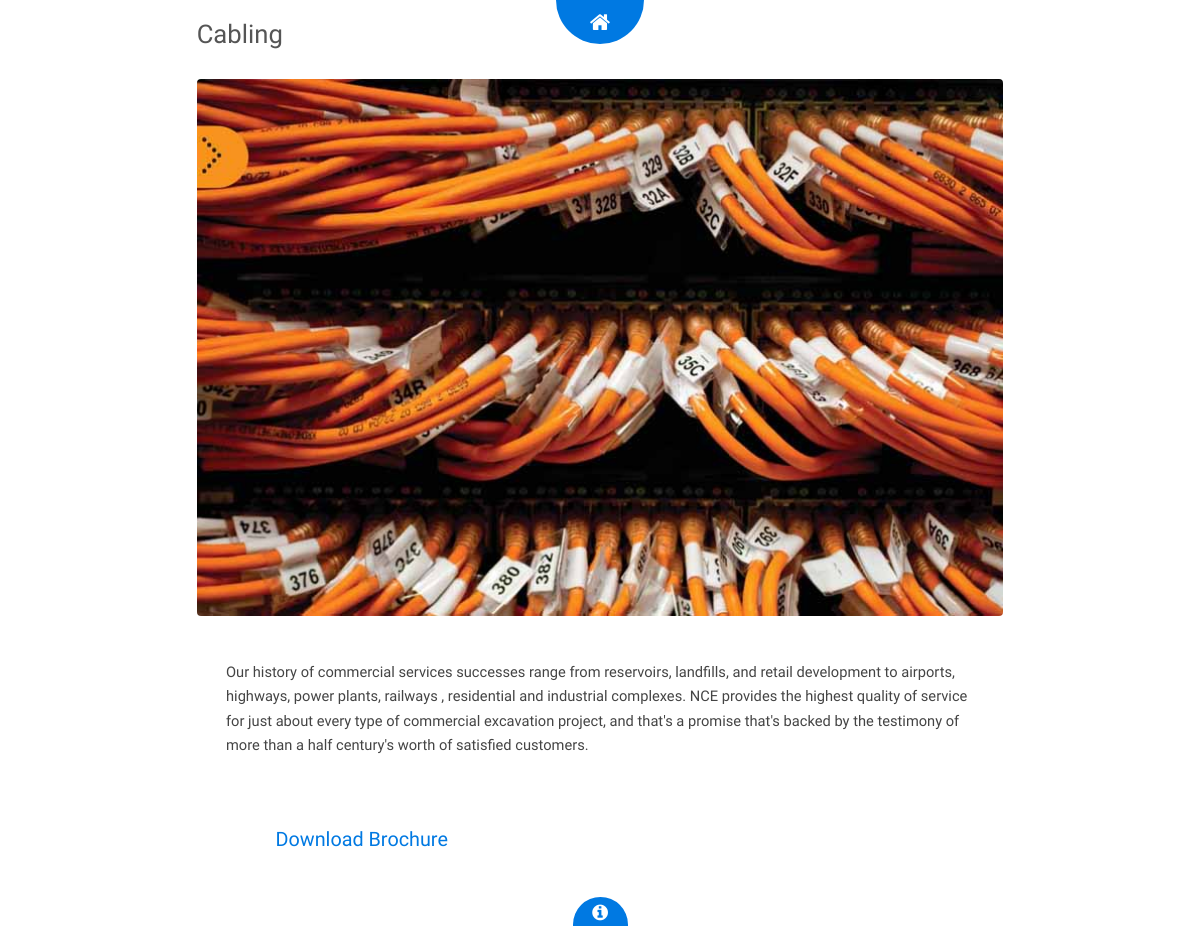
Page /detail_hor/5 on the committed database.
### loader/models.py (models this page shows, shortened)
class Content(models.Model):
    page = models.IntegerField()
    title = models.CharField(max_length=50)
    image = models.ImageField()
    info = models.TextField()
    download = models.FileField(upload_to='document/s', blank=True)

### loader/views.py (the view)
# urls.py: path('detail_hor/<int:page>', views.detail_1, name='detail_hor'),
def detail_1(request, page):
    data = Content.objects.get(pk=page)
    context = {'info': data}
    return render(request, 'Page/detail01.html', context)

### templates/Page/detail01.html (shortened to what this page needs)
{% extends "base.html" %}
{% load staticfiles %}
{% block content %}
			<header id="header" class="preview">
				<div class="inner">
					<a href="{% url 'home' %}" class="button hidden"><span>Home</span></a>
				</div>
			</header>
			<div id="preview">
				<div class="inner">
						<header>
							<h2> {{ info.title }} </h2>
						</header>
					<div class="image fit">
						<img src="{{ info.image.url }}" alt="" />
					</div>
					<div class="content">
						<p> {{ info.info }} </p><br/>
						<a href="#" class="button big alt"><span>Download Brochure</span></a>
					</div>
				</div>
			</div>
{% endblock %}

### rows in the picture
Content: title "Cabling", image (picture), info "Our history of commercial services successes range from reservoirs, landfills, and retail development to airports, highways, power plants, railways , residential and industrial complexes. NCE provides the highest quality of service for just about every type of commercial excavation project, and that's a promise that's backed by the testimony of more than a half century's worth of satisfied customers."
